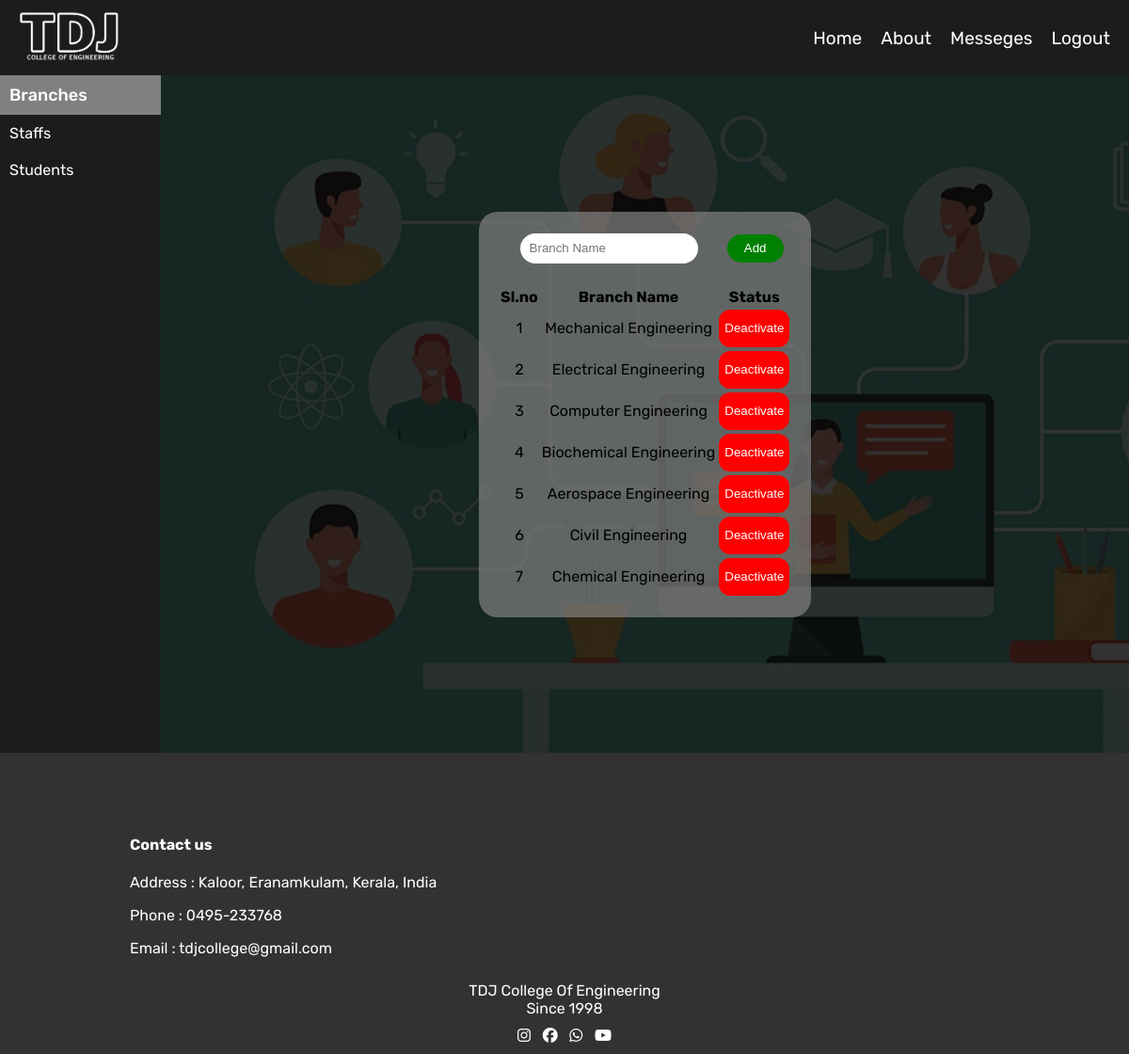
Before: /admbranch (signed in) with the older database file.
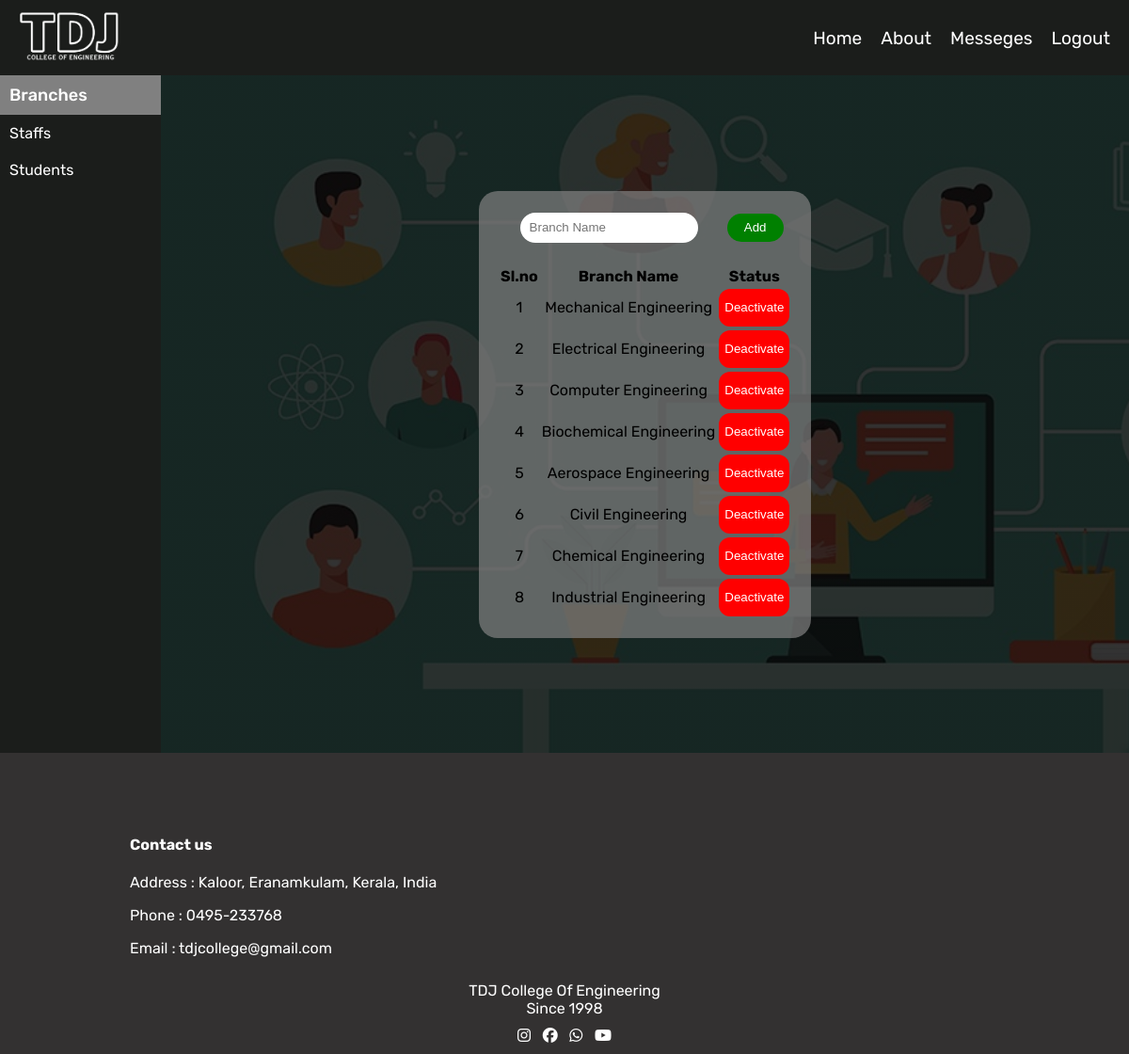
After: the same page with the newer database file.
### app/models.py (models this page shows, shortened)
class Branches(models. Model):
    aname=models.ForeignKey(admins,on_delete=models.CASCADE)
    bname=models.TextField()
    status=models.BooleanField(default=True)

### app/views.py (the view)
# urls.py: path('admbranch',views.admbranch),
def admbranch(request):
    if 'adm' in request.session:
        data=Branches.objects.filter(aname=admins.objects.get(username=request.session['adm']))
        return render(request,'admin/addbranch.html',{'data':data,'msg_count':countmsg(request)})
    else:
        return redirect(index)

### app/views.py (called while the page is built)
def countmsg(request):
    u_msgs=messeges.objects.filter(read=False)
    msg_len=len(u_msgs)
    return msg_len

### templates/admin/addbranch.html (shortened to what this page needs)
<!DOCTYPE html>
<html lang="en">
<head>
    {% load static %}
    <link rel="stylesheet" href="{% static 'css/index.css' %}">
</head>
<body>
    <div class="main">
        <div class="nav">
            <div class="navigation" >
                <div class="logo">
                    <a href="../admin_index"><img src="{% static 'images/clogo.png' %}" alt=""></a>
                </div>
                <div class="links">
                    <ul>
                        <a href="../admin_index" class="service"><li>Home</li></a>
                        <a href="" class="service"><li>About</li></a>
                        <a href="../admin_viewmessege" class="service"><li>Messeges</li>{% if msg_count is 0 %}{% else %} <p id="msgcount">{{msg_count}}</p>{% endif %}</a>
                        <a href="../adm_logout" class="service"><li>Logout</li></a>
                    </ul>
                </div>
            </div>
        </div>
        <div class="admin_main">
            <div class="admin_part1">
                <a href="../admbranch"><div class="nav1 active">
                    Branches
                </div></a>
                <a href="../admstaff"><div class="nav1">
                    Staffs
                </div></a>
                <a href="../viewstudents"><div class="nav1">
                    Students
                </div></a>
            </div>
            <div class="admin_part2 admin">
            <div class="cntr">
                <div class="branchadd">
                    <form action="addbranch" method="POST" >
                        <table>
                            <tr>
                                <td><input type="text" name="branchname" id="" placeholder="Branch Name" required></td>
                                <td><input type="submit" value="Add">
                                </td>
                            </tr>
                        </table>
                    </form>
                </div>
                <div class="branches">
                    <table>
                        <tr>
                            <th>Sl.no</th>
                            <th>Branch Name</th>
                            <th>Status</th>
                        </tr>
                        {% for i in data %}
                        <tr>
                            <td>{{forloop.counter}}</td>
                            <td>{{i.bname}}</td>
                            <td>
                                {% if i.status is True %}
                                <a href="../deactivebranch/{{i.pk}}" onclick="return confirm('Are you sure you want to deactivate the branch ??')"> <button style="background-color: red;">Deactivate</button></a>
                                {% else %}
                                <a href="../activebranch/{{i.pk}}" onclick="return confirm('Are you sure you want to activate the branch ??')"> <button style="background-color: green">Activate</button></a>
                                {% endif %}
                            </td>
                        </tr>
                        {% endfor %}
                    </table>
                </div>
            </div>
            <div class="messege1"  id="messegediv">
            </div>
            </div>
           </div>
        </div>
        <footer style="margin: 0px;">
            <div class="contact">
                <h4>Contact us</h4>
                <p>Address : Kaloor, Eranamkulam, Kerala, India</p>
                <p>Phone : 0495-233768</p>
                <p>Email : tdjcollege@gmail.com</p>
            </div>
            <div class="clg_name">
                <p>TDJ College Of Engineering</p>
                <p>Since 1998</p>
            </div>
            <div class="icons">
                <div class="icon"><i class="fa-brands fa-instagram"></i></div>
                <div class="icon"><i class="fa-brands fa-facebook"></i></div>
                <div class="icon"><i class="fa-brands fa-whatsapp"></i></div>
                <div class="icon"><i class="fa-brands fa-youtube"></i></div>
            </div>
        </footer>
</body>
</html>

Changed rows visible on the page:
added Branches: bname "Industrial Engineering"
